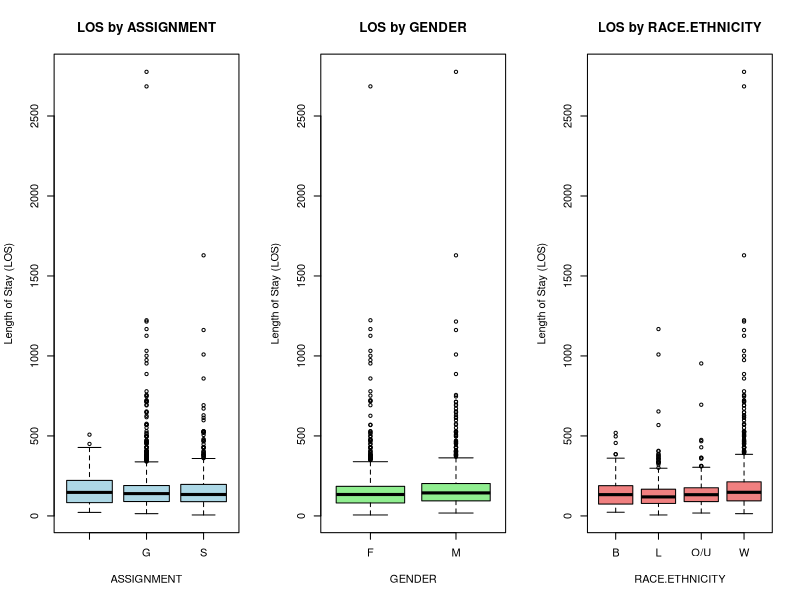
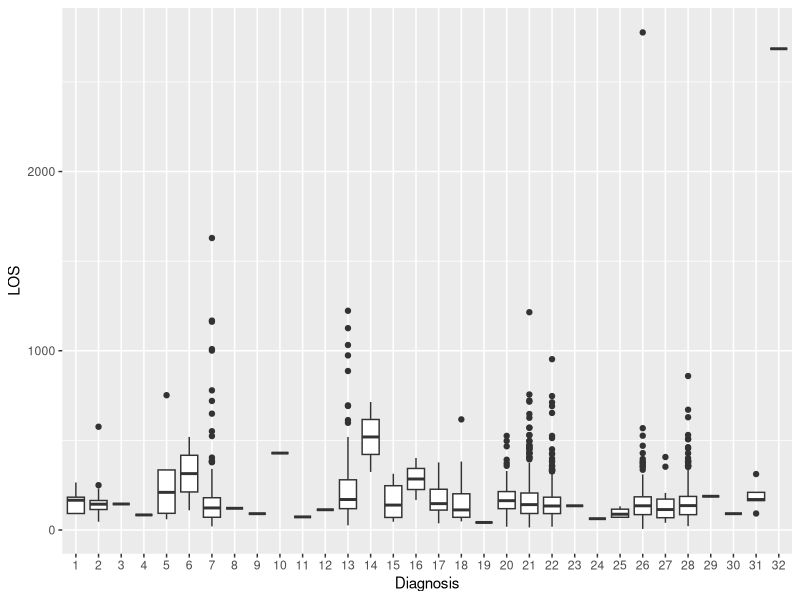
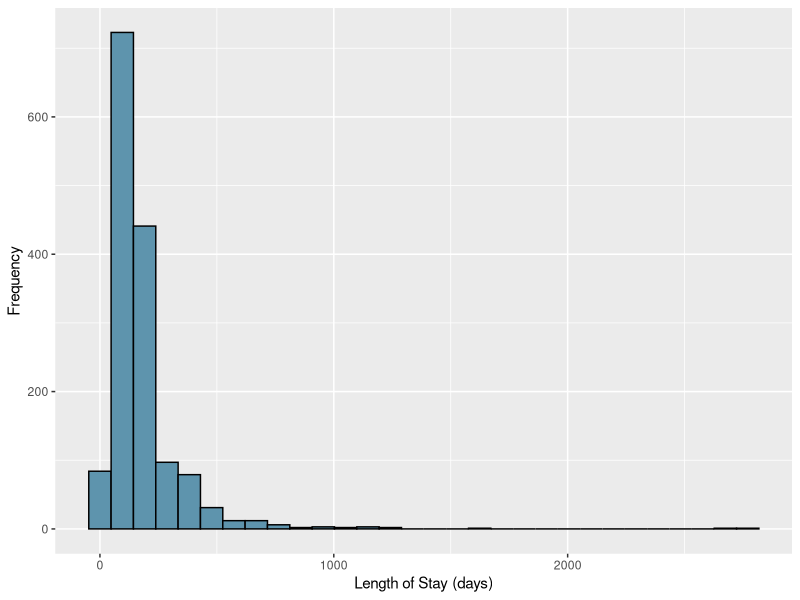
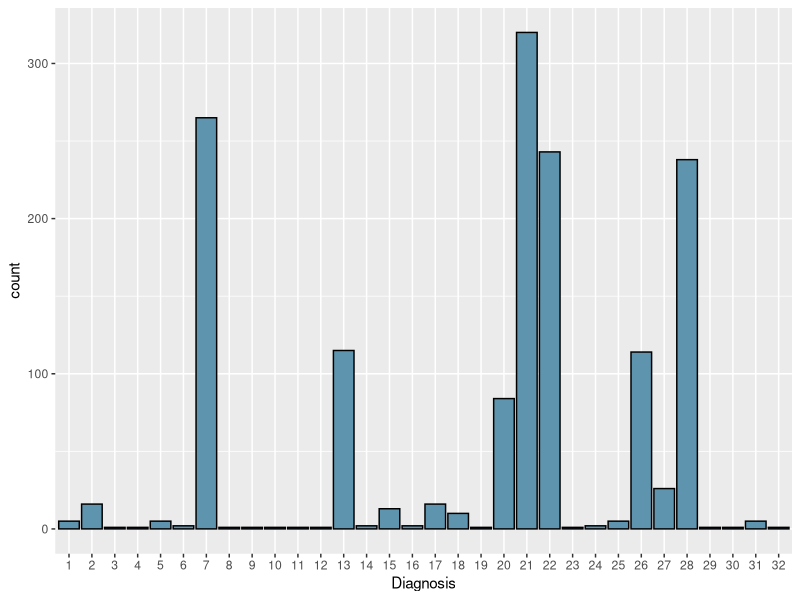
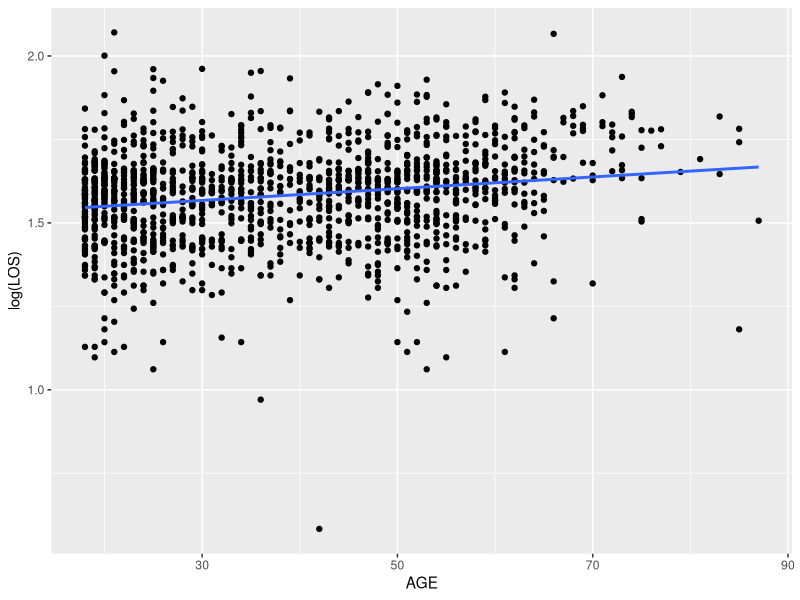
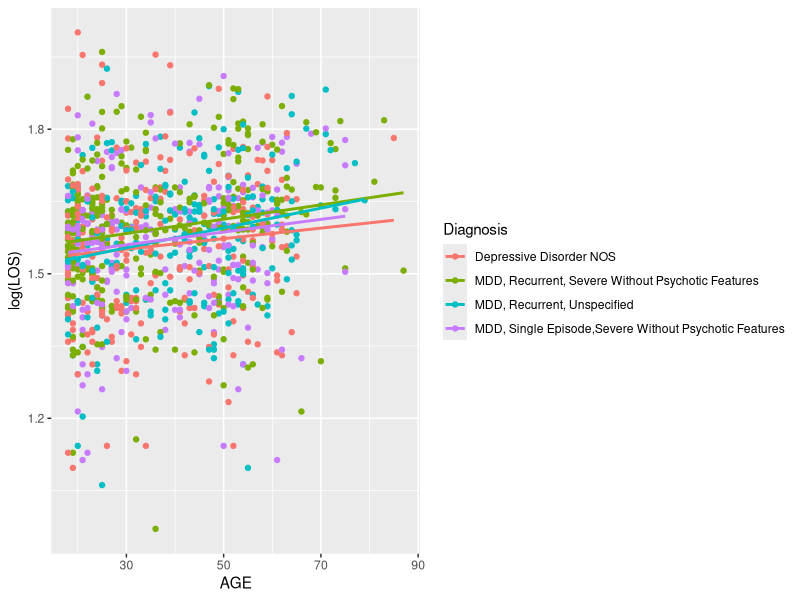

The R script that drew these images, in order:
## ---- chunk 1
library(tidyverse)
library(car)
library(data.table)
library(gridExtra)
library(corrplot)
## ---- chunk 2
data <- read.csv("data/Dataset.csv")
medication_key <- read.csv("data/Medicationkey.csv")
## ---- chunk 3
# Lets begin by taking a look into the datasets.
head(data)
print(colnames(data))

head(medication_key)
print(colnames(medication_key))
## ---- chunk 4
data$GENDER <- as.factor(data$GENDER)
data$`RACE.ETHNICITY` <- as.factor(data$`RACE.ETHNICITY`)
data$Assignment <- as.factor(data$Assignment)
data$EMR <- as.factor(data$EMR)
data$`Therapeutic.Guidances` <- as.factor(data$`Therapeutic.Guidances`)

anova_model <- aov(LOS ~ Assignment + GENDER + `RACE.ETHNICITY`, data = data)
summary(anova_model)
## ---- chunk 5
# Boxplots
par(mfrow = c(1, 3))  # Set up the plotting area to have 1 row and 3 columns

# Boxplot for ASSIGNMENT
boxplot(LOS ~ Assignment, data = data, main = "LOS by ASSIGNMENT",
        xlab = "ASSIGNMENT", ylab = "Length of Stay (LOS)", col = "lightblue")

# Boxplot for GENDER
boxplot(LOS ~ GENDER, data = data, main = "LOS by GENDER",
        xlab = "GENDER", ylab = "Length of Stay (LOS)", col = "lightgreen")

# Boxplot for RACE.ETHNICITY
boxplot(LOS ~ RACE.ETHNICITY, data = data, main = "LOS by RACE.ETHNICITY",
        xlab = "RACE.ETHNICITY", ylab = "Length of Stay (LOS)", col = "lightcoral")
## ---- chunk 6
data <- read.csv("data/Dataset.csv")
medication_key <- read.csv("data/Medicationkey.csv")
## ---- chunk 7
# convert categorical variables to factors
data$GENDER <- as.factor(data$GENDER)
levels(data$GENDER) <- c("Female", "Male")
data$RACE.ETHNICITY <- as.factor(data$RACE.ETHNICITY)
levels(data$RACE.ETHNICITY) <- c("Black", "Latino", "Other/Unspecified", "White")
diagnosis_factor <- as.factor(data$Diagnosis)
data$Diagnosis <- diagnosis_factor
data$MD <- as.factor(data$MD)
data$Assignment <- as.factor(data$Assignment)
data$EMR <- as.factor(data$EMR)
data$Therapeutic.Guidances <- as.factor(data$Therapeutic.Guidances)


# change medicines to indicator variables rather than total counts (yes/no did recieve this medicine during hospital stay)
for (i in seq(0:29)) {
  data[i+10] <- as.numeric(data[i+10] > 0)
}
## ---- chunk 8
ggplot(data, aes(x=Diagnosis, y=LOS))+
  geom_boxplot()+
  scale_x_discrete(labels=seq(1:32))
## ---- chunk 9
ggplot(data, aes(x=LOS))+
  geom_histogram(color="black", fill="#5e94ad")+
  labs(x="Length of Stay (days)", y="Frequency")
## ---- chunk 10
data$LOS <- log(data$LOS)
## ---- chunk 11
ggplot(data, aes(x=Diagnosis))+
  geom_bar(color="black", fill="#5e94ad")+
  scale_x_discrete(labels=seq(1:32))
## ---- chunk 12
# get the top 4 most common diagnosis
diagnosis_A <- levels(diagnosis_factor)[21]
diagnosis_B <- levels(diagnosis_factor)[7]
diagnosis_C <- levels(diagnosis_factor)[22]
diagnosis_D <- levels(diagnosis_factor)[28]

diagnosis_A; diagnosis_B; diagnosis_C; diagnosis_D

data_A <- data[data$Diagnosis==diagnosis_A,]
data_B <- data[data$Diagnosis==diagnosis_B,]
data_C <- data[data$Diagnosis==diagnosis_C,]
data_D <- data[data$Diagnosis==diagnosis_D,]

# combine all 4 into a single data frame, for use later
diagnoses_combined <- data[data$Diagnosis==diagnosis_A | data$Diagnosis==diagnosis_B | data$Diagnosis==diagnosis_C | data$Diagnosis==diagnosis_D,]
## ---- chunk 13
# level 1
los_vs_treatment_init <- lm(LOS ~ Diagnosis + Assignment + Therapeutic.Guidances, data=data)
summary(los_vs_treatment_init)$adj.r.squared

# level 2
print("level 2")
los_vs_treatment_l2A <- lm(LOS ~ Diagnosis + Assignment, data=data)
summary(los_vs_treatment_l2A)$adj.r.squared # winning model
los_vs_treatment_l2B <- lm(LOS ~ Diagnosis +Therapeutic.Guidances, data=data)
summary(los_vs_treatment_l2B)$adj.r.squared
los_vs_treatment_l2C <- lm(LOS ~ Assignment + Therapeutic.Guidances, data=data)
summary(los_vs_treatment_l2C)$adj.r.squared

# level 3
print("level 3")
los_vs_treatment_l3A <- lm(LOS ~ Assignment, data=data)
summary(los_vs_treatment_l3A)$adj.r.squared
los_vs_treatment_l3B <- lm(LOS ~ Diagnosis, data=data)
summary(los_vs_treatment_l3B)$adj.r.squared

# winning model
print("winning model:")
summary(los_vs_treatment_l3B)
## ---- chunk 14
# level 1
los_vs_treatmentA_init <- lm(LOS ~ Assignment + Therapeutic.Guidances, data=data_A)
summary(los_vs_treatment_init)$adj.r.squared

# level 2
print("level 2")
los_vs_treatmentA_l2A <- lm(LOS ~ Assignment, data=data_A)
summary(los_vs_treatmentA_l2A)$adj.r.squared
los_vs_treatmentA_l2B <- lm(LOS ~ Therapeutic.Guidances, data=data_A)
summary(los_vs_treatmentA_l2B)$adj.r.squared 

# no improvement at level 2

print("winning model:")
summary(los_vs_treatmentA_init)
## ---- chunk 15
# level 1
los_fit_l1 <- lm(LOS ~ GENDER + AGE + RACE.ETHNICITY, data=data)
summary(los_fit_l1)$adj.r.squared

# level 2
print("level 2")
los_fit_l2_A <- lm(LOS ~ GENDER + AGE , data=data)
summary(los_fit_l2_A)$adj.r.squared
los_fit_l2_B <- lm(LOS ~ GENDER + RACE.ETHNICITY, data=data)
summary(los_fit_l2_B)$adj.r.squared
los_fit_l2_C <- lm(LOS ~ AGE + RACE.ETHNICITY, data=data)
summary(los_fit_l2_C)$adj.r.squared

# no improvement at level 2

# winning model
print("winning model:")
summary(los_fit_l1)
## ---- chunk 16
# level 1
los_vs_demographicsA_init <- lm(LOS ~ GENDER + AGE + RACE.ETHNICITY, data=data_A)
summary(los_vs_demographicsA_init)$adj.r.squared

# level 2
print("level 2")
los_vs_demographicsA_l2A <- lm(LOS ~ GENDER + AGE, data=data_A)
summary(los_vs_demographicsA_l2A)$adj.r.squared
los_vs_demographicsA_l2B <- lm(LOS ~ GENDER + RACE.ETHNICITY, data=data_A)
summary(los_vs_demographicsA_l2B)$adj.r.squared
los_vs_demographicsA_l2C <- lm(LOS ~ AGE + RACE.ETHNICITY, data=data_A)
summary(los_vs_demographicsA_l2C)$adj.r.squared

# no improvement at level 2

# winning model
summary(los_vs_demographicsA_init)
## ---- chunk 17
los_age_lm <- lm(LOS ~ AGE, data=data)
summary(los_age_lm)

ggplot(data, aes(x=AGE, y=log(LOS),))+
  geom_point()+
  geom_smooth(method=lm, se=FALSE)
## ---- chunk 18
los_age_lmA <- lm(LOS ~ AGE, data=data_A)
summary(los_age_lmA)$coefficients
summary(los_age_lmA)$r.squared

los_age_lmB <- lm(LOS ~ AGE, data=data_B)
summary(los_age_lmB)$coefficients
summary(los_age_lmB)$r.squared

los_age_lmC <- lm(LOS ~ AGE, data=data_C)
summary(los_age_lmC)$coefficients
summary(los_age_lmC)$r.squared

los_age_lmD <- lm(LOS ~ AGE, data=data_D)
summary(los_age_lmD)$coefficients
summary(los_age_lmD)$r.squared

ggplot(diagnoses_combined, aes(x=AGE, y=log(LOS), color=Diagnosis))+
  geom_point()+
  geom_smooth(method=lm, se=FALSE)
## ---- chunk 19
# 80:20 train:test split ratio
train_split <- data[1:1200,]
test_split <- data[1201:1500,]
## ---- chunk 20
rar_treatment_glm <- glm(RAR ~ Diagnosis + Assignment + Therapeutic.Guidances, data=data)
rar_pred <- as.numeric(predict(rar_treatment_glm, test_split, type="response") > 0.3)
conf_matrix <- table(Predicted = rar_pred, Actual = test_split$RAR)
conf_matrix
## ---- chunk 21
rar_demographic_glm <- glm(RAR ~ GENDER + AGE + RACE.ETHNICITY, data=data)
rar_pred <- as.numeric(predict(rar_demographic_glm, test_split, type="response") > 0.3)
conf_matrix <- table(Predicted = rar_pred, Actual = test_split$RAR)
conf_matrix
